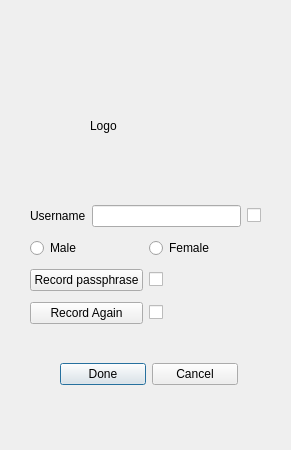
<?xml version="1.0" encoding="UTF-8"?>
<ui version="4.0">
 <class>signup</class>
 <widget class="QDialog" name="signup">
  <property name="enabled">
   <bool>true</bool>
  </property>
  <property name="geometry">
   <rect>
    <x>0</x>
    <y>0</y>
    <width>291</width>
    <height>450</height>
   </rect>
  </property>
  <property name="windowTitle">
   <string>Dialog</string>
  </property>
  <widget class="QLabel" name="logo">
   <property name="geometry">
    <rect>
     <x>90</x>
     <y>70</y>
     <width>111</width>
     <height>111</height>
    </rect>
   </property>
   <property name="text">
    <string>Logo</string>
   </property>
  </widget>
  <widget class="QWidget" name="layoutWidget">
   <property name="geometry">
    <rect>
     <x>30</x>
     <y>200</y>
     <width>231</width>
     <height>131</height>
    </rect>
   </property>
   <layout class="QVBoxLayout" name="verticalLayout">
    <item>
     <layout class="QHBoxLayout" name="horizontalLayout">
      <item>
       <widget class="QLabel" name="label">
        <property name="text">
         <string>Username</string>
        </property>
       </widget>
      </item>
      <item>
       <widget class="QLineEdit" name="lineEdit"/>
      </item>
      <item>
       <widget class="QCheckBox" name="checkBox3">
        <property name="mouseTracking">
         <bool>false</bool>
        </property>
        <property name="focusPolicy">
         <enum>Qt::NoFocus</enum>
        </property>
        <property name="autoFillBackground">
         <bool>false</bool>
        </property>
        <property name="text">
         <string/>
        </property>
        <property name="checkable">
         <bool>true</bool>
        </property>
       </widget>
      </item>
     </layout>
    </item>
    <item>
     <layout class="QHBoxLayout" name="horizontalLayout_2">
      <item>
       <widget class="QRadioButton" name="radioButtonMale">
        <property name="text">
         <string>Male</string>
        </property>
       </widget>
      </item>
      <item>
       <widget class="QRadioButton" name="radioButtonFemale">
        <property name="text">
         <string>Female</string>
        </property>
       </widget>
      </item>
     </layout>
    </item>
    <item>
     <layout class="QHBoxLayout" name="horizontalLayout_4">
      <item>
       <widget class="QPushButton" name="recordButton">
        <property name="focusPolicy">
         <enum>Qt::NoFocus</enum>
        </property>
        <property name="text">
         <string>Record passphrase</string>
        </property>
       </widget>
      </item>
      <item>
       <widget class="QCheckBox" name="checkBox">
        <property name="enabled">
         <bool>true</bool>
        </property>
        <property name="mouseTracking">
         <bool>false</bool>
        </property>
        <property name="focusPolicy">
         <enum>Qt::NoFocus</enum>
        </property>
        <property name="text">
         <string/>
        </property>
        <property name="checkable">
         <bool>true</bool>
        </property>
       </widget>
      </item>
     </layout>
    </item>
    <item>
     <layout class="QHBoxLayout" name="horizontalLayout_5">
      <item>
       <widget class="QPushButton" name="recordAgainButton">
        <property name="focusPolicy">
         <enum>Qt::NoFocus</enum>
        </property>
        <property name="text">
         <string>Record Again</string>
        </property>
       </widget>
      </item>
      <item>
       <widget class="QCheckBox" name="checkBox2">
        <property name="enabled">
         <bool>true</bool>
        </property>
        <property name="mouseTracking">
         <bool>false</bool>
        </property>
        <property name="focusPolicy">
         <enum>Qt::NoFocus</enum>
        </property>
        <property name="text">
         <string/>
        </property>
        <property name="checkable">
         <bool>true</bool>
        </property>
       </widget>
      </item>
     </layout>
    </item>
   </layout>
  </widget>
  <widget class="QWidget" name="layoutWidget">
   <property name="geometry">
    <rect>
     <x>60</x>
     <y>360</y>
     <width>178</width>
     <height>29</height>
    </rect>
   </property>
   <layout class="QHBoxLayout" name="horizontalLayout_3">
    <item>
     <widget class="QPushButton" name="doneButton">
      <property name="text">
       <string>Done</string>
      </property>
     </widget>
    </item>
    <item>
     <widget class="QPushButton" name="cancelButton">
      <property name="focusPolicy">
       <enum>Qt::NoFocus</enum>
      </property>
      <property name="text">
       <string>Cancel</string>
      </property>
     </widget>
    </item>
   </layout>
  </widget>
  <zorder>layoutWidget</zorder>
  <zorder>layoutWidget</zorder>
  <zorder>logo</zorder>
  <zorder>checkBox</zorder>
  <zorder>recordButton</zorder>
  <zorder>checkBox2</zorder>
  <zorder>recordAgainButton</zorder>
  <zorder>checkBox3</zorder>
  <zorder>lineEdit</zorder>
  <zorder>label</zorder>
 </widget>
 <tabstops>
  <tabstop>cancelButton</tabstop>
 </tabstops>
 <resources/>
 <connections/>
</ui>
